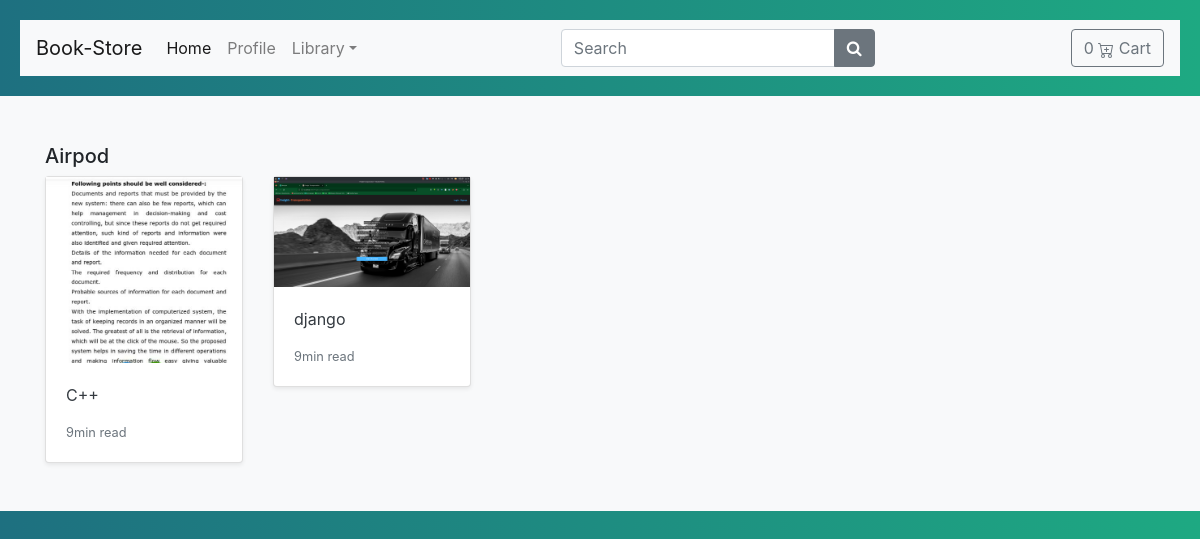
Before: /search/airpod_earphone/ with the older database file.
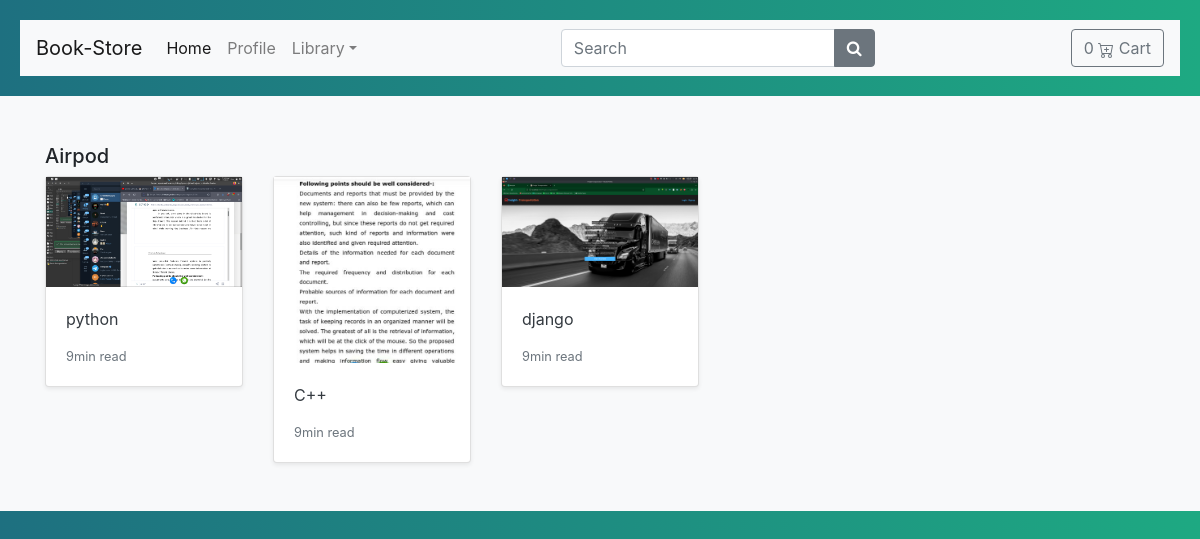
After: the same page with the newer database file.
### store/models.py (models this page shows, shortened)
class Category(models.Model):
    name = models.CharField(max_length=255,db_index=True)
    slug = models.SlugField(max_length=255, unique=True)
    class Meta:
        verbose_name_plural = 'categories'
    def get_absolute_url(self):
        return reverse('store:category_list',args=[self.slug])

class Product(models.Model):
    category = models.ForeignKey(Category,related_name='product', on_delete=models.CASCADE)
    created_by = models.ForeignKey(User, on_delete=models.CASCADE, related_name='product_creator')
    title = models.CharField(max_length=255)
    author = models.CharField(max_length=255,default='admin')
    image = models.ImageField(upload_to='images/', default='images/default.png')
    slug = models.SlugField(max_length=255)
    price = models.DecimalField(max_digits=4, decimal_places=2)
    in_stock = models.BooleanField(default=True)
    is_active = models.BooleanField(default=True)
    created = models.DateTimeField(auto_now_add=True)
    updated = models.DateTimeField(auto_now=True)
    objects = models.Manager()
    products = ProductManager()
    class Meta:
        verbose_name_plural = 'products'
        ordering = ('-created',)
    def get_absolute_url(self):
        return reverse('store:product_detail', args=[self.slug])

### store/views.py (the view)
# urls.py: path('search/<slug:category_slug>/', views.category_list, name='category_list')
def category_list(request, category_slug=None):
    category = get_object_or_404(Category, slug=category_slug)
    products = Product.objects.filter(category=category)
    return render(request, 'store/products/category.html', {'category': category,'products':products})

### basket/context_processors.py (called while the page is built)
def basket(request):
    return {'basket': Basket(request)}

### store/context_processors.py (called while the page is built)
def categories(request):
    return{
        'categories': Category.objects.all()
    }

### templates/store/products/category.html (shortened to what this page needs)
{% extends "../base.html"%}
{% load static %}
{% block content%}
<main>
    <div class="album py-5 bg-light">
        <div class="container">
          <div class="ph-3 h5">{{ category.name|title}}</div>
          <div class="row row-cols-1 row-cols-sm-2 row-cols-md-5 g-3">
            {% for product in products %}
            <div class="col">
              <div class="card shadow-sm">
                <img class="img-fluid" alt="Responsive image" src="{{product.image.url}}">
                <div class="card-body">
                  <p class="card-text">
                    <a class="text-dark text-decoration-none" href="{{ product.get_absolute_url }}">{{product.title}}</a>
                  </p>
                  <div class="d-flex justify-content-between align-items-center">
                    <small class="text-muted">9min read</small>
                  </div>
                </div>
              </div>
            </div>
            {% endfor %}
          </div>
        </div>
    </div>
</main>
{% endblock %}

### templates/store/base.html (shortened to what this page needs)
{% load static %}
<!DOCTYPE html>
<html lang="en">
<head>
<link rel="stylesheet" href="https://cdn.jsdelivr.net/npm/bootstrap@4.6.0/dist/css/bootstrap.min.css">
<link rel="stylesheet" href="https://maxcdn.bootstrapcdn.com/font-awesome/4.7.0/css/font-awesome.min.css">
</head>
<body>
  <header>
<div class="bs-example">
    <nav class="navbar navbar-expand-md navbar-light bg-light">
        <a href="/" class="navbar-brand">Book-Store</a>
        <div class="collapse navbar-collapse justify-content-between" id="navbarCollapse">
            <div class="navbar-nav">
                <a href="#" class="nav-item nav-link active">Home</a>
                <a href="#" class="nav-item nav-link">Profile</a>
                <div class="nav-item dropdown">
                    <a href="#" class="nav-link dropdown-toggle" data-toggle="dropdown">Library</a>
                </div>
            </div>
            <form class="form-inline">
                <div class="input-group">
                    <input type="text" class="form-control" placeholder="Search">
                    <div class="input-group-append">
                        <button type="button" class="btn btn-secondary"><i class="fa fa-search"></i></button>
                    </div>
                </div>
            </form>
            <div class="navbar-nav">
                <a type="button" role="button" href="{% url "basket:basket_summary" %}" class="btn btn-outline-secondary">
                  <div id="basket-qty" class='d-inline-flex'>0</div>
                  Cart
                </a>
            </div>
        </div>
    </nav>
</div>
</header>
<div id="content">{% block content %}{% endblock %}</div>
</body>
</html>

### templates/store/base.html (style rules this page uses)
.bs-example { margin: 20px; }
body { background: -o-linear-gradient(0deg, #1ea982, #1ea982); background: -webkit-linear-gradient(0deg, #1e7080, #1ea982); }

Changed rows visible on the page:
added Product: image (picture), title "python"
